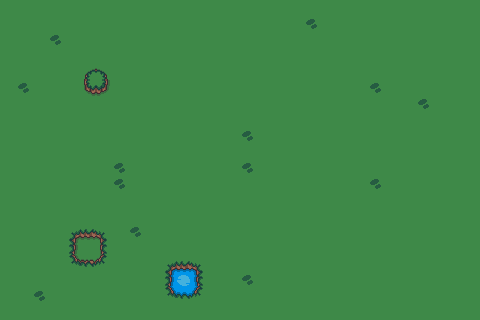

This game map was drawn from its Tiled (.tmx) file and the tilesets committed beside it. A one-line description and the trimmed map source follow:
An orthogonal 30x20 tile map with 16x16 px tiles, 3 tile layers (ground, foreground, background), 2 tilesets and 3 objects.

<map version="1.10" tiledversion="1.12.2" orientation="orthogonal" renderorder="right-down" width="30" height="20" tilewidth="16" tileheight="16" infinite="0" nextlayerid="5" nextobjectid="13">
 <tileset firstgid="1" source="tileset.tsx" />
 <tileset firstgid="193" source="object_tileset.tsx" />
 <layer id="1" name="ground" width="30" height="20">
  <data>[600 cells, 600 non-empty, 24 distinct tile ids]</data>
 </layer>
 <layer id="2" name="foreground" width="30" height="20">
  <data>[600 cells, 0 non-empty, 0 distinct tile ids]</data>
 </layer>
 <objectgroup id="4" name="objects">
  <object id="4" gid="193" x="253.299" y="298.773" width="80" height="112" />
  <object id="11" gid="193" x="160.051" y="260.981" width="80" height="112" />
  <object id="12" gid="194" x="117.915" y="291.225" width="32" height="32">
   <properties>
    <property name="controller" type="bool" value="true" />
    <property name="speed" type="float" value="4" />
   </properties>
  </object>
 </objectgroup>
 <layer id="3" name="background" width="30" height="20">
  <data>[600 cells, 0 non-empty, 0 distinct tile ids]</data>
 </layer>
</map>
